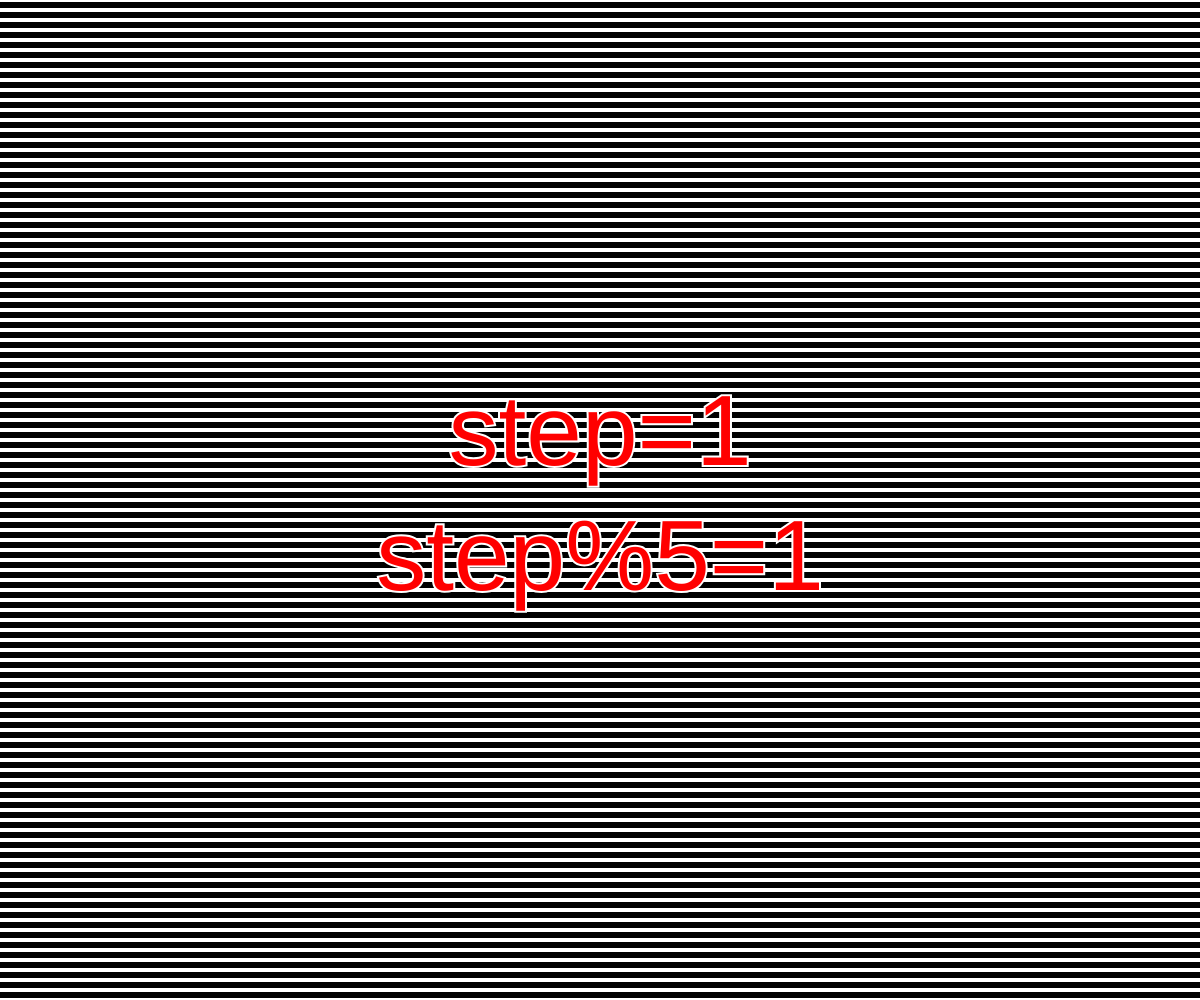
Frame 1 (no input)
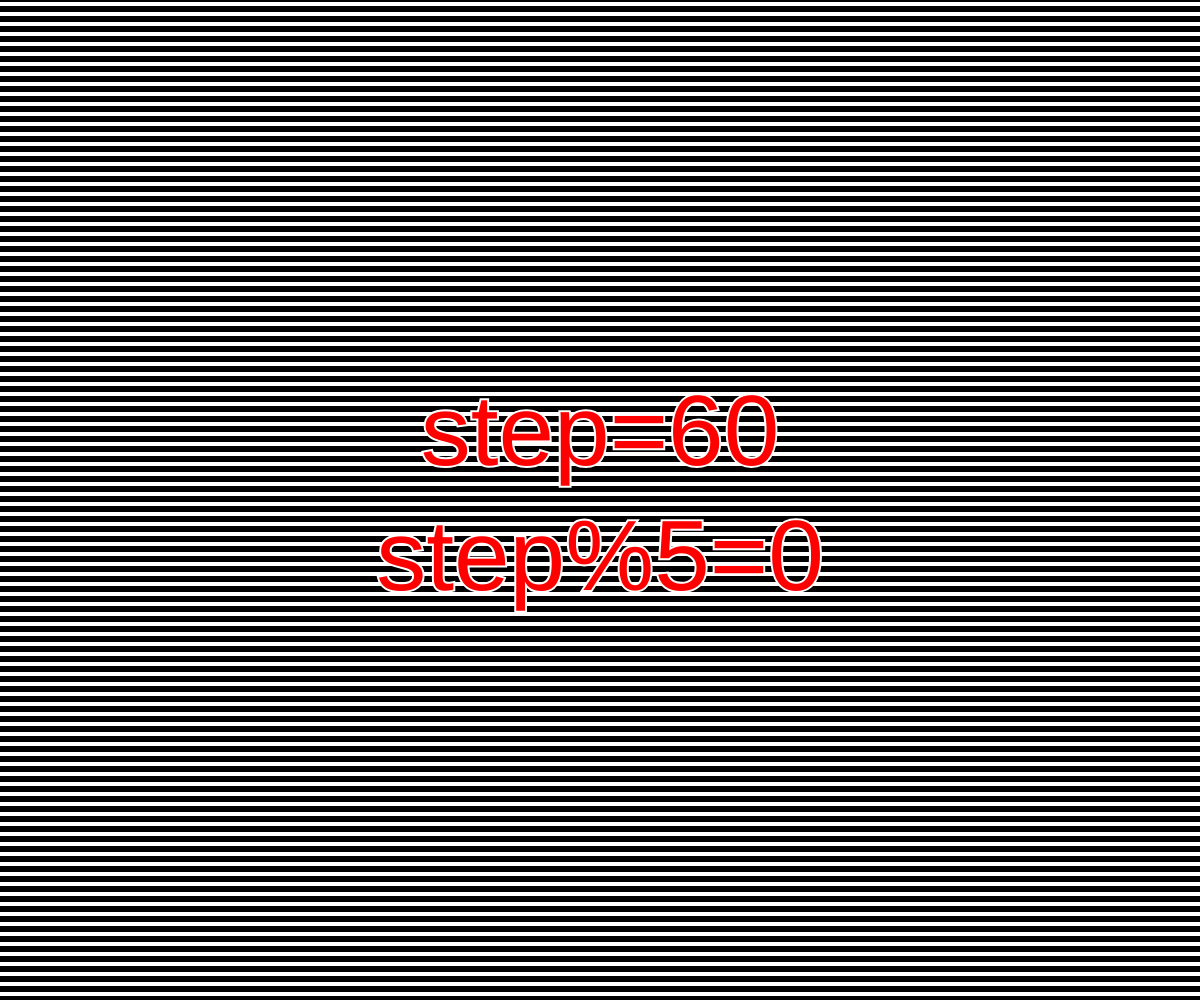
Frame 60 (no input)
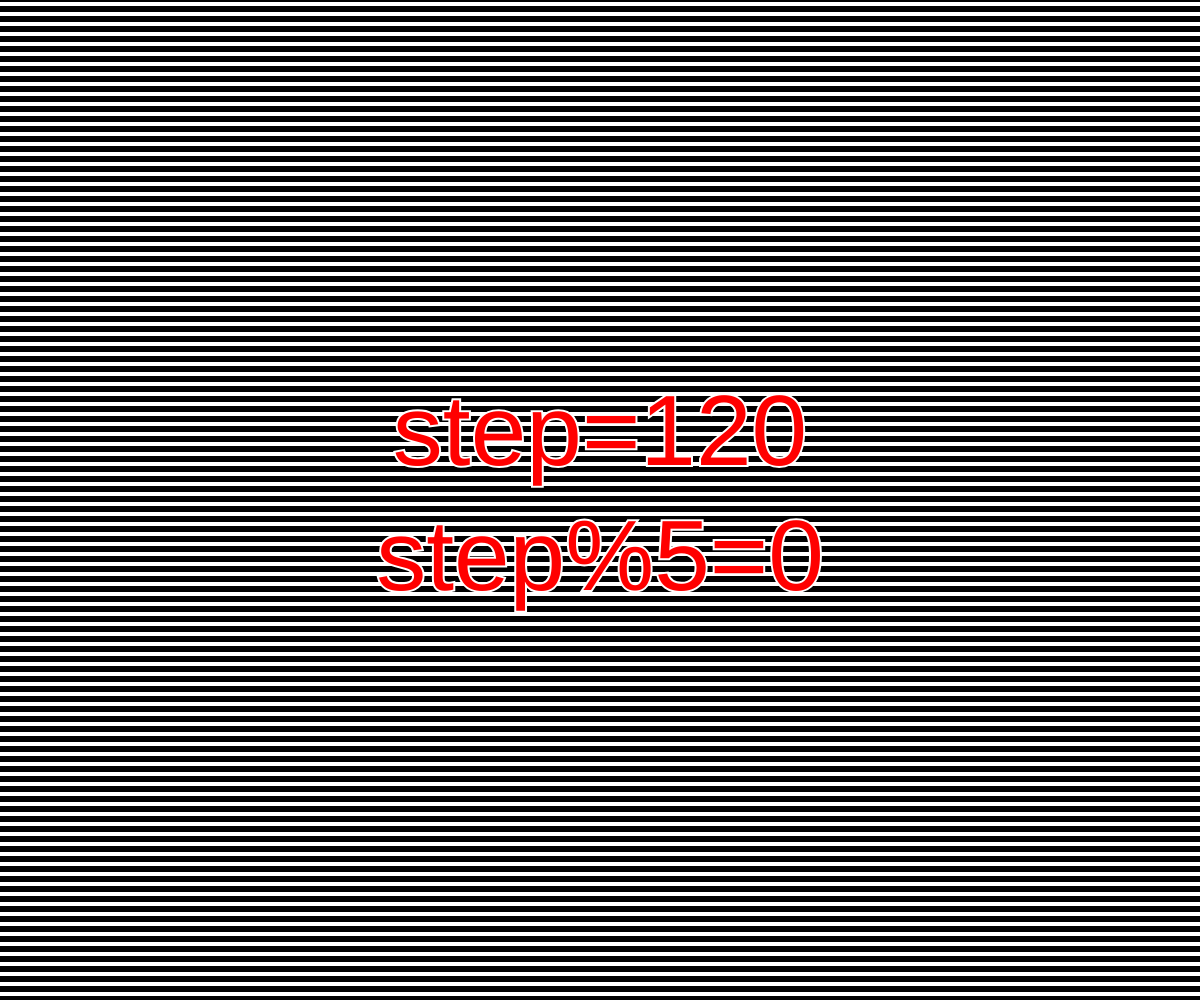
Frame 120 (the mouse pressed at the canvas centre since frame 60)

The p5.js sketch that drew these frames (run headless with seeded random() and noise() and a simulated clock; from frame 60 on, the mouse is pressed at the canvas centre):

// p5.js sketch
// ── sketch.js
var anzahlDerLinien = 100;
var step = 0;

function setup() {
	createCanvas(windowWidth, windowHeight); // width height
	//	print(width + " " + height);
	linienAbstand = height / anzahlDerLinien;
	frameRate(40);
	textSize(100);
	textAlign(CENTER, CENTER);
}

function draw() {
	background(00);
	stroke(255);
	strokeWeight(4);
	// startwert; bis zu welchen wert;schrittlänge
	for (var y = 0; y <= height; y = y + linienAbstand) {
		line(0, y+(step%5), width, y+(step%5));
	}
	step=step+1;
	fill(255,0,0);
	text("step="+step+"\nstep%5="+(step%5),width/2,height/2);
}
